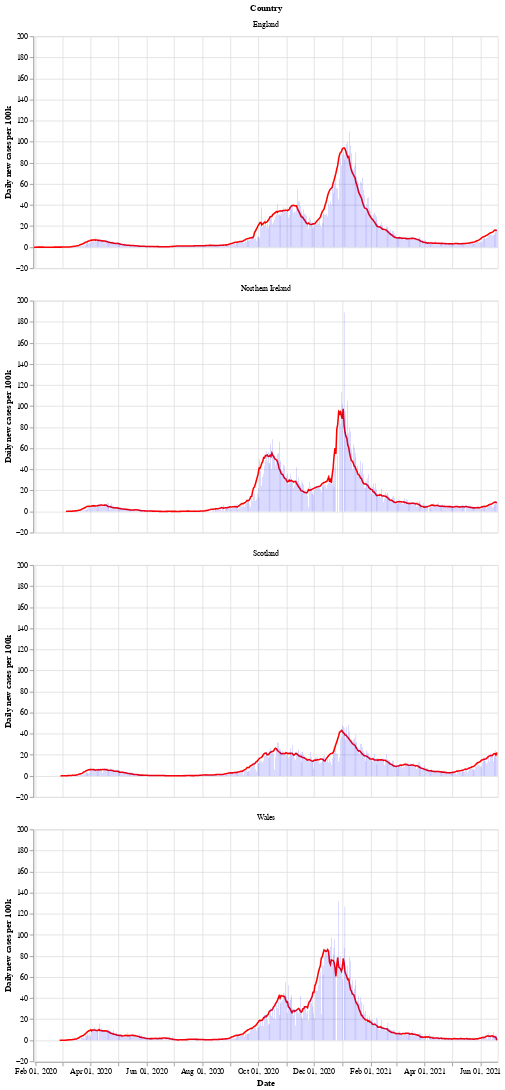

Write notebook code for a chart like this one.
### Markdown cell above
Next is a bar chart of the number of new cases in each country (per 100k population), with the 7 day moving average of cases. Again we see that Wales saw a longer period of raising and falling cases compared to the other countries.

After a period of cases falling, each nation is now seeing a rise in the number of cases - especially in Wales.

### Code cell
# collapse
bars = alt.Chart(uk_cases).mark_bar().encode(
    x=alt.X("yearmonthdate(date):T", axis=alt.Axis(title='Date')),
    y=alt.Y("newCasesRate:Q", axis=alt.Axis(title='Daily new cases per 100k')),
    tooltip='newCasesRate',
    color=alt.condition(
        alt.datum.dailyChange > 0,
        alt.value("orange"),  # The positive color
        alt.value("blue")  # The negative color
    )
).properties(title='New cases per 100k population with rolling 7 day average', width=600).interactive()
line = alt.Chart(uk_cases).mark_line(
    color='red',
    size=2,
).transform_window(
    rolling_mean='mean(newCasesRate)',
    frame=[0, 7],
    groupby=['areaName']
).encode(
    x='yearmonthdate(date):T',
    y='rolling_mean:Q'
)
alt.layer(line, bars, data=uk_cases).facet(alt.Row('areaName', title='Country'), columns=1)

### Figure 1 — Vega-Lite specification as saved in the notebook (floating-point values rounded to 4 significant figures; data arrays with more than 128 entries replaced by an {"elided": "..."} marker saying what was removed)
{"config": {"view": {"continuousWidth": 400, "continuousHeight": 300}}, "data": {"name": "data-1a6589e76826ea75d9ca6d847a83fc67"}, "facet": {"type": "nominal", "field": "areaName", "title": "Country"}, "spec": {"layer": [{"mark": {"type": "line", "color": "red", "size": 2}, "encoding": {"x": {"type": "temporal", "field": "date", "timeUnit": "yearmonthdate"}, "y": {"type": "quantitative", "field": "rolling_mean"}}, "transform": [{"window": [{"op": "mean", "field": "newCasesRate", "as": "rolling_mean"}], "frame": [0, 7], "groupby": ["areaName"]}]}, {"mark": "bar", "encoding": {"color": {"condition": {"value": "orange", "test": "(datum.dailyChange > 0)"}, "value": "blue"}, "tooltip": {"type": "quantitative", "field": "newCasesRate"}, "x": {"type": "temporal", "axis": {"title": "Date"}, "field": "date", "timeUnit": "yearmonthdate"}, "y": {"type": "quantitative", "axis": {"title": "Daily new cases per 100k"}, "field": "newCasesRate"}}, "selection": {"selector002": {"type": "interval", "bind": "scales", "encodings": ["x", "y"]}}, "title": "New cases per 100k population with rolling 7 day average", "width": 600}]}, "columns": 1, "$schema": "https://vega.github.io/schema/vega-lite/v4.8.1.json", "datasets": {"data-1a6589e76826ea75d9ca6d847a83fc67": {"elided": "1936 records"}}}
